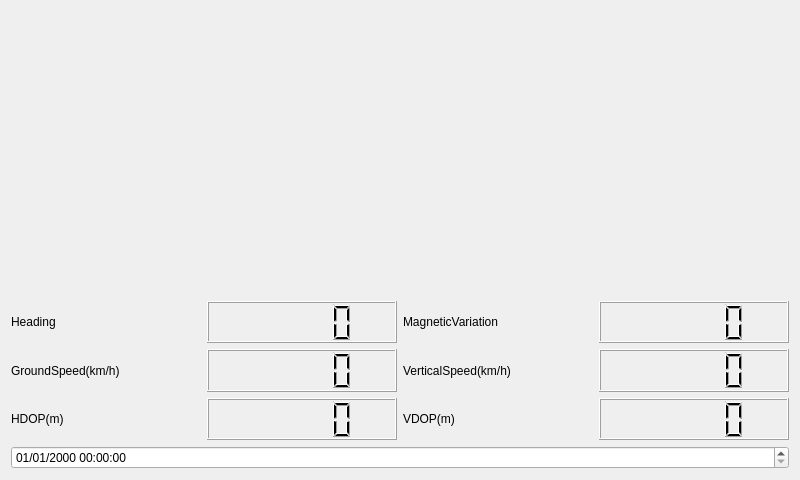
<?xml version="1.0" encoding="UTF-8"?>
<ui version="4.0">
 <class>MainWindow</class>
 <widget class="QMainWindow" name="MainWindow">
  <property name="geometry">
   <rect>
    <x>0</x>
    <y>0</y>
    <width>800</width>
    <height>480</height>
   </rect>
  </property>
  <property name="windowTitle">
   <string>MainWindow</string>
  </property>
  <widget class="QWidget" name="centralWidget">
   <layout class="QVBoxLayout" name="verticalLayout">
    <item>
     <widget class="QLabel" name="label_info">
      <property name="text">
       <string/>
      </property>
      <property name="alignment">
       <set>Qt::AlignRight|Qt::AlignTrailing|Qt::AlignVCenter</set>
      </property>
     </widget>
    </item>
    <item>
     <widget class="QLabel" name="label_coord">
      <property name="text">
       <string/>
      </property>
     </widget>
    </item>
    <item>
     <layout class="QGridLayout" name="gridLayout">
      <item row="1" column="1">
       <widget class="QLCDNumber" name="lcdGNDSpeed"/>
      </item>
      <item row="0" column="0" colspan="4">
       <layout class="QHBoxLayout" name="horizontalLayout">
        <item>
         <widget class="QLabel" name="label">
          <property name="text">
           <string>Heading</string>
          </property>
         </widget>
        </item>
        <item>
         <widget class="QLCDNumber" name="lcdDirection"/>
        </item>
        <item>
         <widget class="QLabel" name="label_2">
          <property name="text">
           <string>MagneticVariation</string>
          </property>
         </widget>
        </item>
        <item>
         <widget class="QLCDNumber" name="lcdMagVar"/>
        </item>
       </layout>
      </item>
      <item row="1" column="3">
       <widget class="QLCDNumber" name="lcdVerticalSpeed"/>
      </item>
      <item row="1" column="2">
       <widget class="QLabel" name="label_3">
        <property name="text">
         <string>VerticalSpeed(km/h)</string>
        </property>
       </widget>
      </item>
      <item row="2" column="3">
       <widget class="QLCDNumber" name="lcdVDOP"/>
      </item>
      <item row="1" column="0">
       <widget class="QLabel" name="label_4">
        <property name="text">
         <string>GroundSpeed(km/h)</string>
        </property>
       </widget>
      </item>
      <item row="2" column="0">
       <widget class="QLabel" name="label_5">
        <property name="text">
         <string>HDOP(m)</string>
        </property>
       </widget>
      </item>
      <item row="2" column="2">
       <widget class="QLabel" name="label_6">
        <property name="text">
         <string>VDOP(m)</string>
        </property>
       </widget>
      </item>
      <item row="2" column="1">
       <widget class="QLCDNumber" name="lcdHDOP"/>
      </item>
     </layout>
    </item>
    <item>
     <widget class="QDateTimeEdit" name="dateTimeEdit">
      <property name="displayFormat">
       <string>dd/MM/yyyy HH:mm:ss</string>
      </property>
     </widget>
    </item>
   </layout>
  </widget>
 </widget>
 <layoutdefault spacing="6" margin="11"/>
 <resources/>
 <connections/>
</ui>
